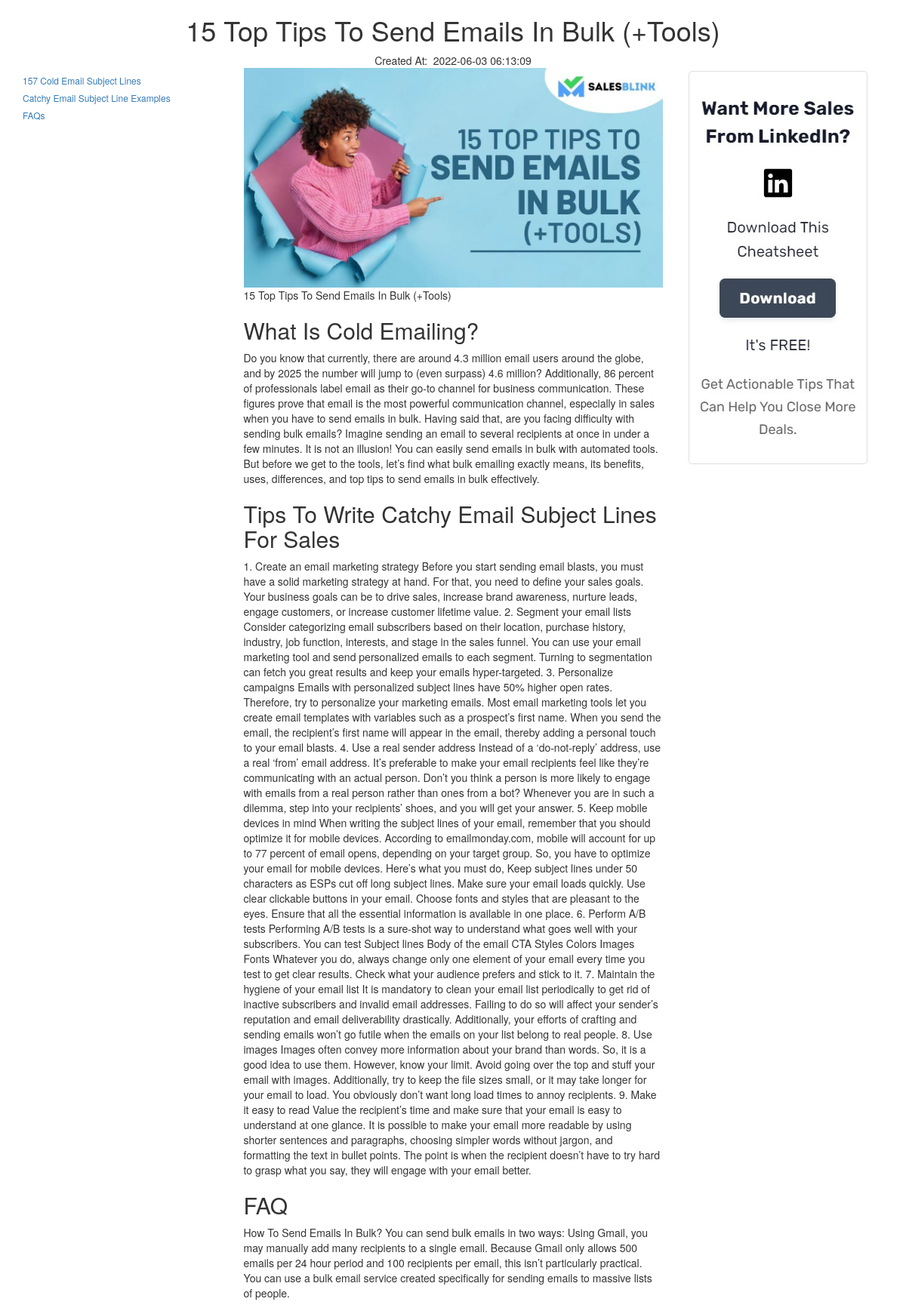
The page /proj1/bl.php?id=4 on the database its author committed.
### tables this page shows
CREATE TABLE `dataa` (
  `id` int(50) NOT NULL,
  `image` varchar(50) NOT NULL,
  `title` varchar(255) NOT NULL,
  `WhatIsColdEmailing` text NOT NULL,
  `TipsToWriteCatchyEmailSubjectLinesForSales` text NOT NULL,
  `FAQs` text NOT NULL,
  `created_at` timestamp NOT NULL DEFAULT current_timestamp() ON UPDATE current_timestamp()
);

### proj1/bl.php (the view, shortened to what this page needs)
<?php
include 'db.php';
$idi=$_GET['id'];
?>
<!DOCTYPE html>
<html lang="en">
<head>
<link rel="stylesheet" href="https://maxcdn.bootstrapcdn.com/bootstrap/3.4.1/css/bootstrap.min.css">
</head>
<body>
<?php
        $rw=mysqli_query($con,"SELECT * FROM dataa WHERE id='$idi'");
            while($row=mysqli_fetch_assoc($rw)){?>
    <div class="container">
        <div class="row">
         <center>   <h1><?php echo $row['title']?></h1></center>
         <center>Created At:&nbsp;&nbsp;<?php echo $row['created_at'];?></center>
         <div class="sticky">
        <div class="col-md-3">
      <a href="#ass"><h6> 157 Cold Email Subject Lines</h6></a>
      <a href="#asu">  <h6>Catchy Email Subject Line Examples</h6></a>
      <a href="#asf"> <h6>  FAQs</h6></a>
        </div>
            </div>
        <div class="col-md-6">
           <img src="<?php echo $row['image']?>" class="img-fluid" height="50%" width="100%"/>
<?php echo $row['title'];?>
<h2 id="ass">What Is Cold Emailing?	</h2>
<p><?php echo $row['WhatIsColdEmailing']?></p>
<h2 id="asu">Tips To Write Catchy Email Subject Lines For Sales	</h2>
<p><?php echo $row['TipsToWriteCatchyEmailSubjectLinesForSales']?></p>
<h2 id="asf">FAQ</h2>
<p><?php echo $row['FAQs']?></p>
            <?php } ?>
        </div>
        <div class="sticky">
        <div class="col-md-3">
      <img src="work/ab.jpg"/>
            </div>
        </div>
    </div>
</div>
</body>
</html>

### proj1/bl.php (style rules this page uses)
div .sticky { position: -webkit-sticky; position: sticky; top: 0; }

### rows shown on the page
dataa: title "15 Top Tips To Send Emails In Bulk (+Tools)", created_at "2022-06-03 06:13:09", image (picture), WhatIsColdEmailing "Do you know that currently, there are around 4.3 million email users around the globe, and by 2025 the number will jump to (even surpass) 4.6 million? Additionally, 86 percent of professionals label email as their go-to channel for business communication. These figures prove that email is the most powerful communication channel, especially in sales when you have to send emails in bulk. Having said that, are you facing difficulty with sending bulk emails? Imagine sending an email to several recipients at once in under a few minutes. It is not an illusion! You can easily send emails in bulk with automated tools. But before we get to the tools, let’s find what bulk emailing exactly means, its…", TipsToWriteCatchyEmailSubjectLinesForSales "1. Create an email marketing strategy Before you start sending email blasts, you must have a solid marketing strategy at hand. For that, you need to define your sales goals. Your business goals can be to drive sales, increase brand awareness, nurture leads, engage customers, or increase customer lifetime value. 2. Segment your email lists Consider categorizing email subscribers based on their location, purchase history, industry, job function, interests, and stage in the sales funnel. You can use your email marketing tool and send personalized emails to each segment. Turning to segmentation can fetch you great results and keep your emails hyper-targeted. 3. Personalize campaigns Emails with…", FAQs "How To Send Emails In Bulk? You can send bulk emails in two ways: Using Gmail, you may manually add many recipients to a single email. Because Gmail only allows 500 emails per 24 hour period and 100 recipients per email, this isn’t particularly practical. You can use a bulk email service created specifically for sending emails to massive lists of people."
